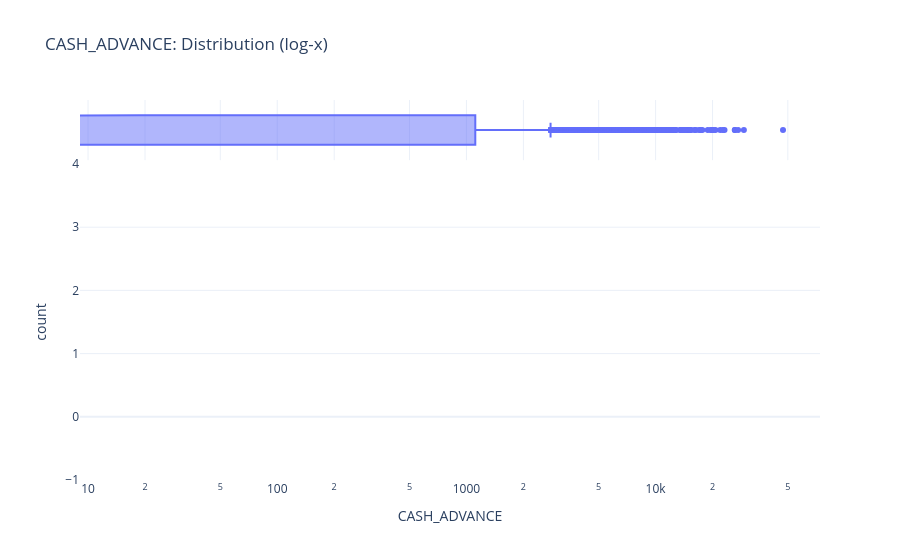

The notebook cell saved with this chart:
### Markdown cell above
### Variable: `CASH_ADVANCE`

Investigating: Q4: Cash-advance reliance by tenure supports APR tiering and risk flags.

### Code cell
stats = summarize_variable(df_clean["CASH_ADVANCE"], "CASH_ADVANCE")
print(f"Zero-rate: {(df_clean['CASH_ADVANCE']==0).mean()*100:.1f}% | Skew: {df_clean['CASH_ADVANCE'].skew():.2f}")
plot_univariate_histogram(df_clean, "CASH_ADVANCE", "CASH_ADVANCE: Distribution (log-x)", log_x=True)

### Figure 1 — Plotly figure (JSON) as saved in the notebook; plotly's stock layout.template omitted (floating-point values rounded to 4 significant figures; data arrays with more than 128 entries replaced by an {"elided": "..."} marker saying what was removed)
{"data": [{"bingroup": "x", "hovertemplate": "CASH_ADVANCE=%{x}<br>count=%{y}<extra></extra>", "legendgroup": "", "marker": {"color": "#636efa", "opacity": 0.75, "pattern": {"shape": ""}}, "name": "", "nbinsx": 50, "orientation": "v", "showlegend": false, "type": "histogram", "x": {"elided": "8950 float values"}, "xaxis": "x", "yaxis": "y"}, {"hovertemplate": "CASH_ADVANCE=%{x}<extra></extra>", "legendgroup": "", "marker": {"color": "#636efa"}, "name": "", "notched": true, "showlegend": false, "type": "box", "x": {"elided": "8950 float values"}, "xaxis": "x2", "yaxis": "y2"}], "layout": {"barmode": "relative", "legend": {"tracegroupgap": 0}, "title": {"text": "CASH_ADVANCE: Distribution (log-x)"}, "xaxis": {"anchor": "y", "domain": [0, 1], "title": {"text": "CASH_ADVANCE"}, "type": "log"}, "xaxis2": {"anchor": "y2", "domain": [0, 1], "matches": "x", "showgrid": true, "showticklabels": false, "type": "log"}, "yaxis": {"anchor": "x", "domain": [0, 0.8316], "title": {"text": "count"}}, "yaxis2": {"anchor": "x2", "domain": [0.8416, 1], "matches": "y2", "showgrid": false, "showline": false, "showticklabels": false, "ticks": ""}}}
